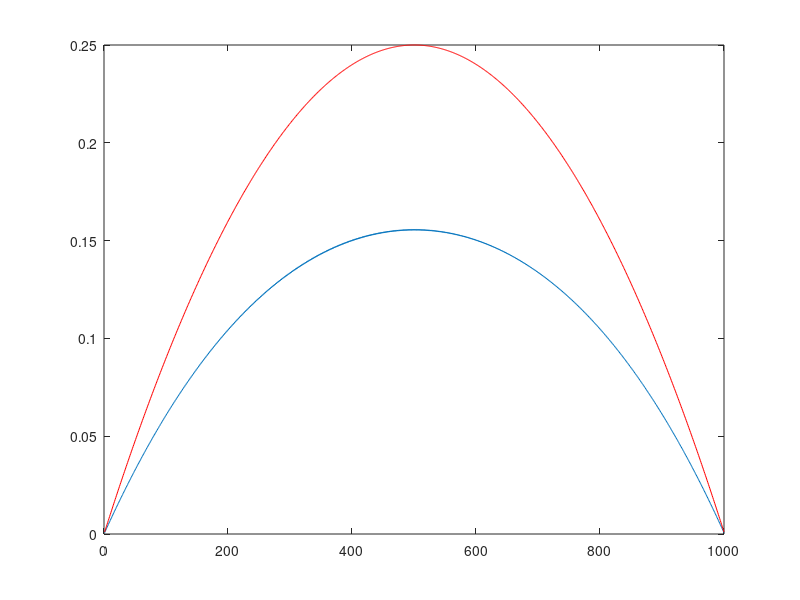

The MATLAB source for this figure:
n=1000;
e = ones(n,1);
A = spdiags([e -2*e e], -1:1, n, n)*(n+1)^2;
tt=linspace(0,1,n+2);tt([1 end])=[];tt=tt';
x = tt.*(1-tt); 
b = A*x;

D = diag(diag(A));
U = -triu(A,1);
L = -tril(A,-1);

xn= 0*randn(n,1)+0.1*randn(n,1);
%plot(xn),pause
for i=1:200000
    xn=D\(b+L*xn+U*xn);
    %plot(xn),pause(0.01)
end
plot(xn), hold on
plot(x,'r')